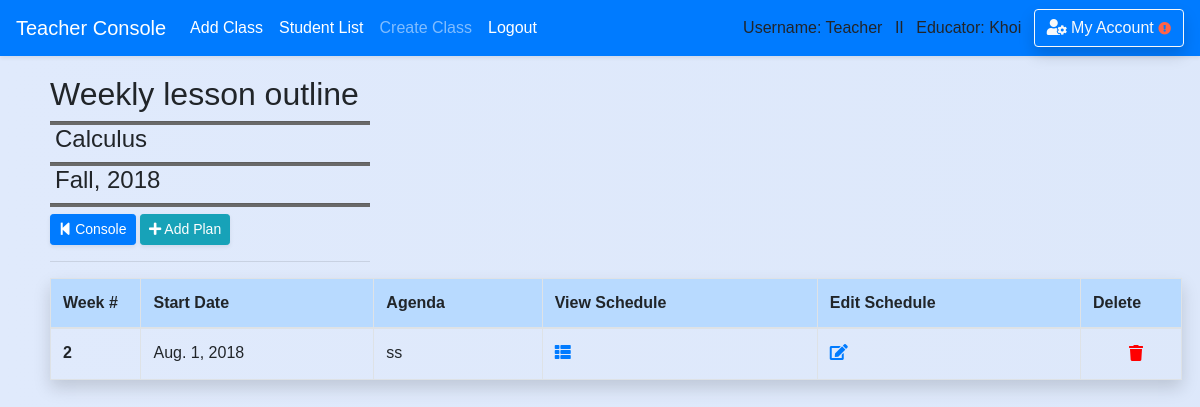
Screenshot of /teacher/lesson_plan/5/ (signed in) with the database file from the repository.
### school_app/models.py (models this page shows, shortened)
class Course(models.Model):
    course_number = models.CharField(max_length=20,default='12345678')
    abbreviated_title = models.CharField(max_length=150,default='')
    course_title = models.CharField(max_length=250,default='') #,unique=True)
    maximum_credit = models.CharField(max_length=10,default='')
    semester = models.CharField(max_length=50,default='')
    year = models.CharField(max_length=4,default='')
    teacher_name = models.CharField(max_length=50,default='')
    description = models.CharField(max_length=450,default='')
    is_archive = models.BooleanField(default=False)
    department = models.ForeignKey('Department',blank=True, null=True, on_delete = models.SET_NULL, related_name='belong_in_department')
    teacher = models.ForeignKey('Teacher',blank=True, null=True, on_delete = models.SET_NULL, related_name='course_by_teacher')
    create_date = models.DateField(auto_now_add=True , blank=True,null=True,)

class Lesson_plan(models.Model):
    course_title = models.CharField(max_length=50,default='')
    teacher_idx = models.CharField(max_length=10,default='')
    week_number = models.CharField(max_length=10,default='')
    agenda = models.CharField(max_length=450,default='Agenda Goes Here')
    monday_date = models.DateField(blank=True, null=True)
    tuesday_date = models.DateField(blank=True, null=True)
    wednesday_date = models.DateField(blank=True, null=True)
    thursday_date = models.DateField(blank=True, null=True)
    friday_date= models.DateField(blank=True, null=True)
    monday_assignment = models.CharField(max_length=400,default='a')
    tuesday_assignment= models.CharField(max_length=400,default='s')
    wednesday_assignment= models.CharField(max_length=400,default='d')
    thursday_assignment= models.CharField(max_length=400,default='f')
    friday_assignment= models.CharField(max_length=400,default='g')
    weekend_assignment = models.CharField(max_length=300,default='h')
    teacher = models.ForeignKey('Teacher',blank=True, null=True, on_delete = models.SET_NULL)
    course = models.ForeignKey('Course',blank=True, null=True, on_delete = models.SET_NULL)
    last_modifield = models.DateTimeField(auto_now=True, blank=True,null=True,)
    create_date = models.DateField(auto_now_add=True, blank=True,null=True,)

### school_app/views_logged.py (the view)
# urls.py: path('teacher/lesson_plan/<int:course_id>/',views_logged.lesson_plan, name='view_lesson_plan'),
@require_http_methods(["GET"])
def lesson_plan(request,course_id=None): #list all lesson plan created
    if is_login(request) == False:
        return redirect('/login')
    if is_login(request) == True:
        if request.user.profile.is_teacher == False:
            messages.warning(request, "You don't have Instructor's Privilege!")
            return redirect('/')
        course = Course.objects.filter(id=course_id).first()
        lesson_plan = Lesson_plan.objects.filter(course=course)
        return render(request,'teacher/lesson_plan/view_weekly_lesson_plan.html',
        {'course':course,'lesson_plan':lesson_plan})

### school_app/views_functions.py (called while the page is built)
def is_login(request):
    if not request.user.is_authenticated:
        messages.warning(request, "Please Login or Create an Account.")
        return False
    return True

### school_app/templates/teacher/lesson_plan/view_weekly_lesson_plan.html (shortened to what this page needs)
{% extends 'base.html' %}
{% block content %}
<div class='content'>
  <div class="container-fuild form-row" style='width:100%'>
    <div class="col-md-6">
        <div style="width: 320px">
        <h2>Weekly lesson outline</h2>
        <hr class='hr-line'/>
        <h4 style='padding-left: 5px'>{{ course.course_title }}</h4>
        <hr class='hr-line'/>
        <h4 style='padding-left: 5px'>{{ course.semester }}, {{ course.year }}</h4>
        <hr class='hr-line'/>
        <a href='{% url "teacher" %}' class="btn btn-sm btn-primary shadow-sm" ><i class="fas fa-step-backward"></i> Console</a></a>
        <a href='{% url "add_lesson_plan" course_id=course.id %}' class="btn btn-info btn-sm shadow-sm" role="button"><i class="fas fa-plus"></i> Add Plan</a>
        <hr/>
    </div></div>
    <div class="col-md-5">
        {% if lesson_plan %}
    </div></div>
        <div class='mr-2'>
          <table class="table table-hover table-bordered  shadow">
            <thead class='table-primary'>
            <tr>
              <th scope="col"style="width: 8%">Week #</th>
              <th scope="col">Start Date</th>
              <th scope="col">Agenda</th>
              <th scope="col">View Schedule</th>
              <th scope="col">Edit Schedule</th>
              <th scope="col" style="width: 8%">Delete</th>
            </tr>
            </thead>
            <tbody>
        {% for lesson in lesson_plan %}
            <tr>
              <th scope="row">{{ lesson.week_number }}</th>
              <td>{{ lesson.monday_date }}</td>
              <td>{{ lesson.agenda}}</td>
              <td>
                <a href='{% url "weekly_lesson_plan" lesson_plan_id=lesson.id  %}'><i class="fas fa-th-list"></i></a>
              </td>
              <td>
                <a href='{% url "edit_lesson_plan" lesson_plan_id=lesson.id  %}'><i class="fas fa-edit"></i></a>
              </td>
              <td>
                <form action='/teacher/lesson_plan/delete_lesson_plan/' method='post'>{% csrf_token %}
                  <button type='submit' style='border:none;background:none;cursor: pointer;cursor: hand;'>
                    <i style='color:red' class="fas fa-trash test" data-toggle="popover" data-placement="top" data-trigger="hover" data-content="Alert!"></i>
                  </button>
                </form>
              </td>
            </tr>
        {% endfor %}
            </tbody>
          </table>
        </div>
        {% else %}
        <h4><div class="alert-inherit alert-info" role="alert"><i class="fas fa-exclamation"></i> Current Course have no lesson planned. </div></h4>
        {% endif %}
        <br><br>
</div>
{% endblock %}

### school_app/templates/base.html (shortened to what this page needs)
<!doctype html>
<html>
    <head>
{% load static %}
        <link rel="stylesheet" type="text/css" href="{% static 'school_app/style.css' %}" />
        <link rel="stylesheet" href="https://stackpath.bootstrapcdn.com/bootstrap/4.1.0/css/bootstrap.min.css">
        <link rel="stylesheet" href="https://use.fontawesome.com/releases/v5.0.13/css/all.css">
    </head>
{% if request.user.profile.is_teacher %}
  <body class='body-teacher'>
{% else %}
  <body>
{% endif %}<header>
<nav class="navbar navbar-expand-lg navbar-dark bg-primary shadow-sm fixed-top">
    <a class="navbar-brand" href="/teacher">Teacher Console</a>
    <div class="navbar-collapse collapse show" id="navbarColor02" style="">
      <ul class="navbar-nav mr-auto">
        <li class="nav-item active">
          <a class="nav-link" href="/teacher/add_class">Add Class<span class="sr-only">(current)</span></a>
        </li>
        <li class="nav-item active">
          <a class="nav-link" href="/teacher/student_list">Student List<span class="sr-only">(current)</span></a>
        </li>
        <li class="nav-item">
          <a class="nav-link" href="/teacher/add_class">Create Class</a>
        </li>
        <li class="nav-item active">
          <a class="nav-link" href="{% url 'logout' %}">Logout</a>
        </li>
      </ul>
      {% if request.user.username %}
          Username: {{ request.user.username }} &ensp;II&ensp;
      {% endif %}
      {% if request.user.profile.is_teacher %}
          Educator: {{request.user.first_name}} &ensp;
      {% endif %}
      <a href='/account_management/' class='btn btn-outline-light shadow'>
         <i class="fas fa-user-cog"></i> My Account
      {% if user.profile.home_address == '' or user.profile.phone_number == '' or user.profile.emergency_contact == '' or user.email == '' or user.profile.birth_date == '' %}
        <i class="fas fa-exclamation-circle small" style='color:tomato'></i>
      {% endif %}
      </a>
    </div>
  </nav>
    </header>
    <div class='' style='padding-top:45px'>
    {% block content %}
    {% endblock %}
    </div>
</body>
</html>

### school_app/static/school_app/style.css (style rules this page uses)
.body-teacher { font-family:sans-serif; background: linear-gradient(to right, #e0eafc, #cfdef3); background-size: 600% 100%; }
.content { padding-top: 30px; padding-left:50px; padding-right:10px; }
.hr-line { height: 1px; background-color: dimgrey; padding: 1px; margin: 0px; }

### school_app/templates/base.html (style rules this page uses)
form,h1,ul { padding-left: 30px; padding-right:20px; }

### rows the page displays
Course: course_title "Calculus", semester "Fall", year "2018"
Lesson_plan: week_number "2", monday_date "Aug. 1, 2018", agenda "ss"

### other values shown
{{ request.user.username }} "Teacher"
{{ request.user.first_name }} "Khoi"
